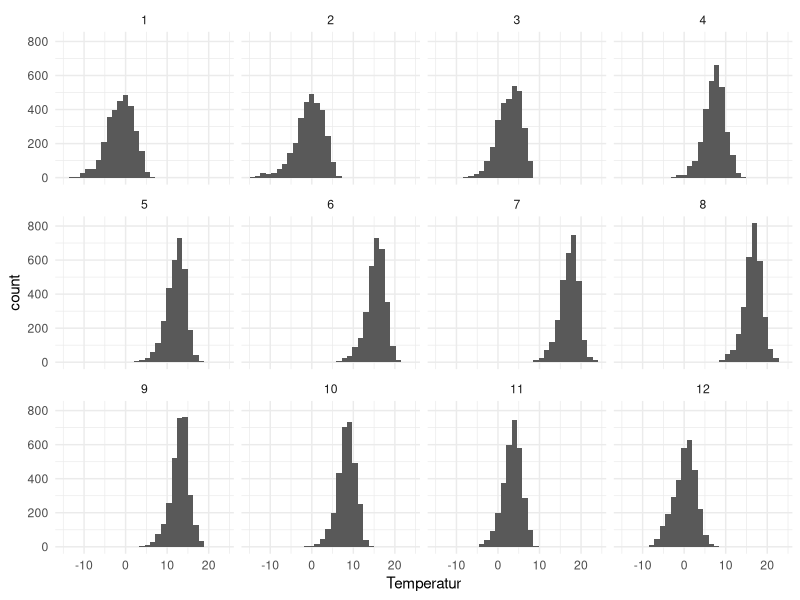
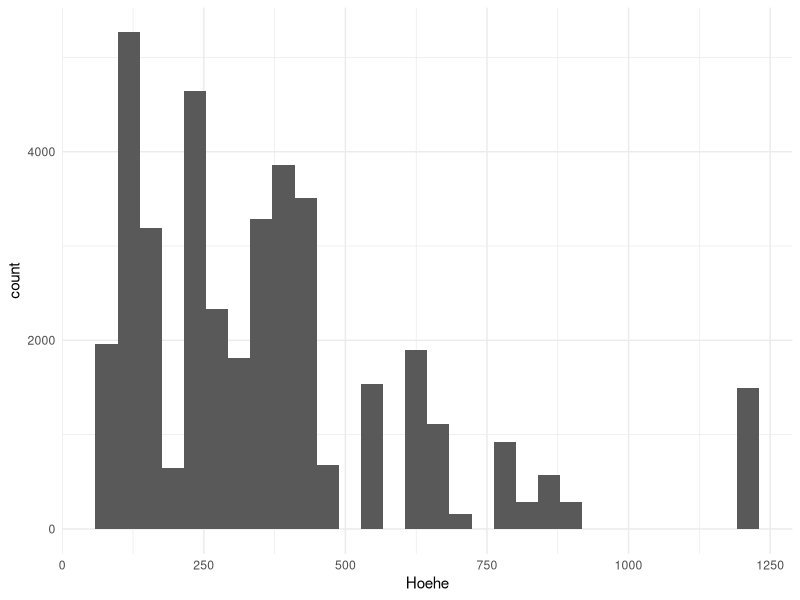

R code for these plots, in order:
# script can be executed with

library(readr)
library(ggplot2)
library(dplyr)
library(lubridate)
library(gganimate)

temps = read_csv("saxony-monthly-temperature.csv")

glimpse(temps)

temp_median_year = temps %>%
    mutate(yr= as.integer(year(ymd(MESS_DATUM_BEGINN))), mo= month(ymd(MESS_DATUM_BEGINN))) %>%
    #filter(mo == 2)%>%
    group_by(yr,STATIONS_ID)

glimpse(temp_median_year)

anplot = ggplot(temp_median_year,aes(MO_TT)) +
    geom_histogram() +
    facet_wrap(~ mo) + 
    theme_minimal() +
    xlab("Temperatur")
  
ggsave("histo_monthly.png",anplot)

hplot = ggplot(temp_median_year,aes(height)) +
    geom_histogram() +
    theme_minimal() +
    xlab("Hoehe")
  
ggsave("histo_heights.png",hplot)
